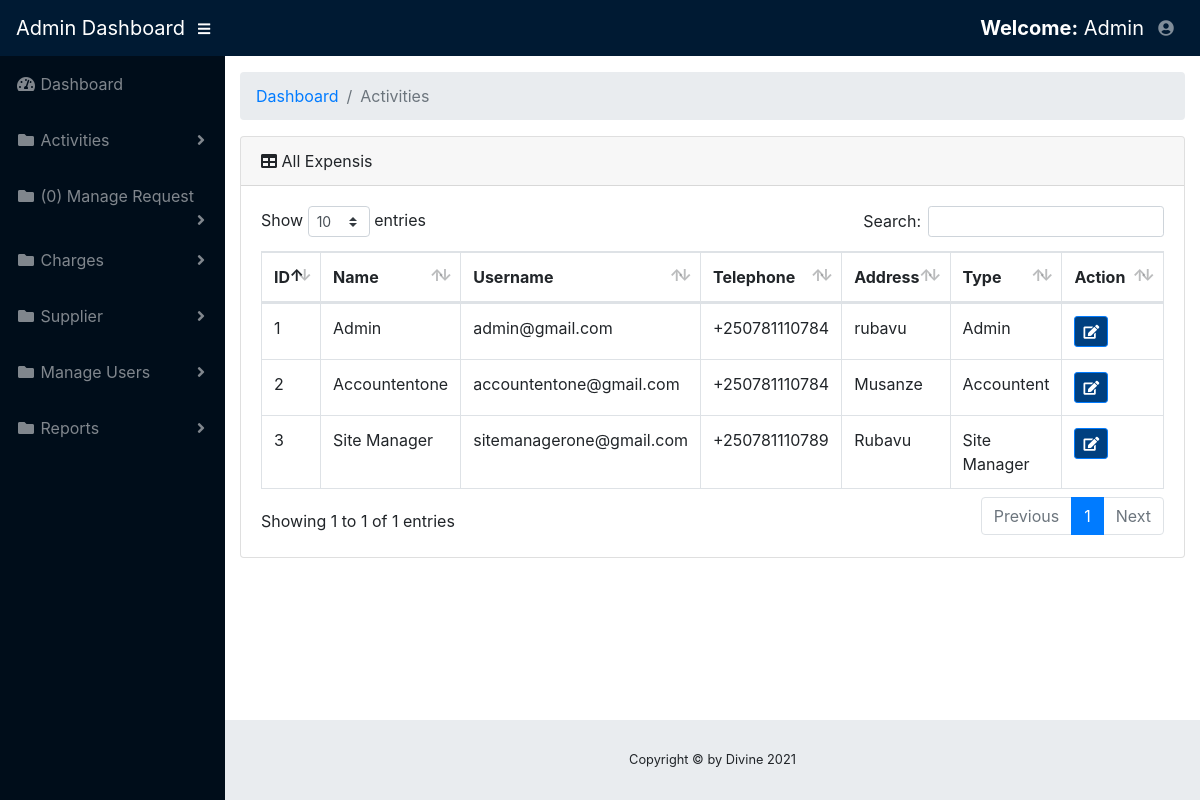
Page /bossdashboard/settings.php (signed in) on the committed database.
### tables this page shows
CREATE TABLE `account` (
  `user_id` int(11) NOT NULL,
  `fullname` varchar(100) NOT NULL,
  `email` varchar(100) NOT NULL,
  `phone` varchar(20) NOT NULL,
  `password` varchar(40) NOT NULL,
  `type` varchar(100) NOT NULL,
  `address` varchar(100) NOT NULL,
  `doneon` varchar(255) NOT NULL
);

### bossdashboard/settings.php (the view, shortened to what this page needs)
<?php
if($_SESSION['email']!=""){
?>
<!DOCTYPE html>
<html lang="en">
<head>
  <link href="../vendor/fontawesome-free/css/all.min.css" rel="stylesheet" type="text/css">
  <link href="../vendor/datatables/dataTables.bootstrap4.css" rel="stylesheet">
  <link href="../css/sb-admin.css" rel="stylesheet">
</head>
<body id="page-top">
  <nav class="navbar navbar-expand navbar-dark bg-dark static-top">
    <a class="navbar-brand mr-1" href="home.php">Admin Dashboard</a>
    <button class="btn btn-link btn-sm text-white order-1 order-sm-0" id="sidebarToggle" href="#">
      <i class="fas fa-bars"></i>
    </button>
    <ul class="navbar-nav ml-auto ml-md-0">
       <a class="navbar-brand mr-1" href="#"><strong>Welcome:</strong> <?php echo $_SESSION["fullname"]; ?></a>
      <li class="nav-item dropdown no-arrow">
        <a class="nav-link dropdown-toggle" href="#" id="userDropdown" role="button" data-toggle="dropdown" aria-haspopup="true" aria-expanded="false">
          <i class="fas fa-user-circle fa-fw"></i>
        </a>
      </li>
    </ul>
  </nav>
  <div id="wrapper">
    <ul class="sidebar navbar-nav">
      <li class="nav-item">
        <a class="nav-link" href="home.php">
          <i class="fas fa-fw fa-tachometer-alt"></i>
          <span>Dashboard</span>
        </a>
       <li class="nav-item dropdown ">
        <a class="nav-link dropdown-toggle" href="#" id="pagesDropdown" role="button" data-toggle="dropdown" aria-haspopup="true" aria-expanded="false">
          <i class="fas fa-fw fa-folder"></i>
          <span>Activities</span>
        </a>
      </li>
         <li class="nav-item dropdown">
        <a class="nav-link dropdown-toggle" href="#" id="pagesDropdown" role="button" data-toggle="dropdown" aria-haspopup="true" aria-expanded="false">
          <i class="fas fa-fw fa-folder"></i>
             <?php
         $con=mysqli_connect("localhost", "root", "", "expense");
        $count_query = "SELECT * FROM expense WHERE donestatus  ='Accountent Accepted'  ";
        $query = mysqli_query($con, $count_query);
        $count = mysqli_num_rows($query);
                                           ?>
          <span>(<?php echo $count; ?>) Manage Request</span>
        </a>
      </li>
 <li class="nav-item dropdown ">
        <a class="nav-link dropdown-toggle" href="#" id="pagesDropdown" role="button" data-toggle="dropdown" aria-haspopup="true" aria-expanded="false">
          <i class="fas fa-fw fa-folder"></i>
          <span>Charges</span>
        </a>
      </li>
       <li class="nav-item dropdown">
        <a class="nav-link dropdown-toggle" href="#" id="pagesDropdown" role="button" data-toggle="dropdown" aria-haspopup="true" aria-expanded="false">
          <i class="fas fa-fw fa-folder"></i>
          <span>Supplier</span>
        </a>
      </li>
        <li class="nav-item dropdown">
        <a class="nav-link dropdown-toggle" href="#" id="pagesDropdown" role="button" data-toggle="dropdown" aria-haspopup="true" aria-expanded="false">
          <i class="fas fa-fw fa-folder"></i>
          <span>Manage Users</span>
        </a>
      </li>
            <li class="nav-item dropdown">
        <a class="nav-link dropdown-toggle" href="#" id="pagesDropdown" role="button" data-toggle="dropdown" aria-haspopup="true" aria-expanded="false">
          <i class="fas fa-fw fa-folder"></i>
          <span>Reports</span>
        </a>
      </li>
    </ul>
    <div id="content-wrapper">
      <div class="container-fluid">
        <ol class="breadcrumb">
          <li class="breadcrumb-item">
            <a href="#">Dashboard</a>
          </li>
          <li class="breadcrumb-item active">Activities</li>
        </ol>
        <div class="card mb-3">
          <div class="card-header">
            <i class="fas fa-table"></i>
            All Expensis
          </div>
          <div class="card-body">
            <div class="table-responsive">
              <table class="table table-bordered" id="dataTable" width="100%" cellspacing="0">
                <thead>
                  <tr>
                 <th>ID</th>
              <th>Name</th>
              <th>Username</th>
              <th>Telephone</th>
                <th>Address</th>
              <th>Type</th>
              <th width="15%" >Action</th>
                  </tr>
                </thead>
               <?php
                         $conn=mysqli_connect("localhost","root","", "expense") or die(mysql_error());
                         $query = $conn->query("SELECT * FROM `account`") or die(mysqli_error());
                         while($fetch = $query->fetch_array()){
                         ?>
                <tbody>
                  <tr>
                    <td><?php echo $fetch['user_id']?></td>
                    <td><?php echo $fetch['fullname']?></td>
                    <td><?php echo $fetch['email']?></td>
                    <td><?php echo $fetch['phone']?></td>
                    <td><?php echo $fetch['address']?></td>
                    <td><?php echo $fetch['type']?></td>
                    <td>
                     <a title="Edit" href="editSettings.php?id=<?php echo $fetch['user_id']?>"  class="btn btn-primary btn-sm  ">  <span class="fa fa-edit fw-fa"></span></a>
                    </td>
                  </tr>
                  <?php
                    }
                    ?>
         </tbody>
              </table>
            </div>
          </div>
        </div>
      </div>
      <footer class="sticky-footer">
        <div class="container my-auto">
          <div class="copyright text-center my-auto">
             <span>Copyright © by Divine 2021</span>
          </div>
        </div>
      </footer>
    </div>
  </div>
</body>
</html>
<?php
}else{
header("location:../index.php");
}
?>

### rows in the picture
account: user_id "1", fullname "Admin", email "admin@gmail.com", phone "+250781110784", address "rubavu", type "Admin"
account: user_id "2", fullname "Accountentone", email "accountentone@gmail.com", phone "+250781110784", address "Musanze", type "Accountent"
account: user_id "3", fullname "Site Manager", email "sitemanagerone@gmail.com", phone "+250781110789", address "Rubavu", type "Site Manager"

### other values in the picture
$_SESSION["fullname"] "Admin"
$count "0"
